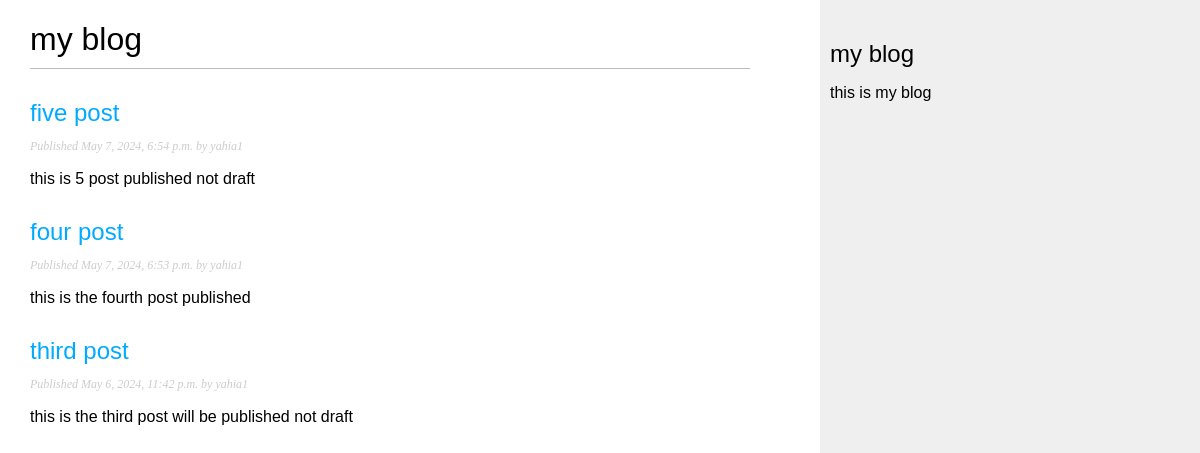
/blog/, run on an earlier commit of the app's database.
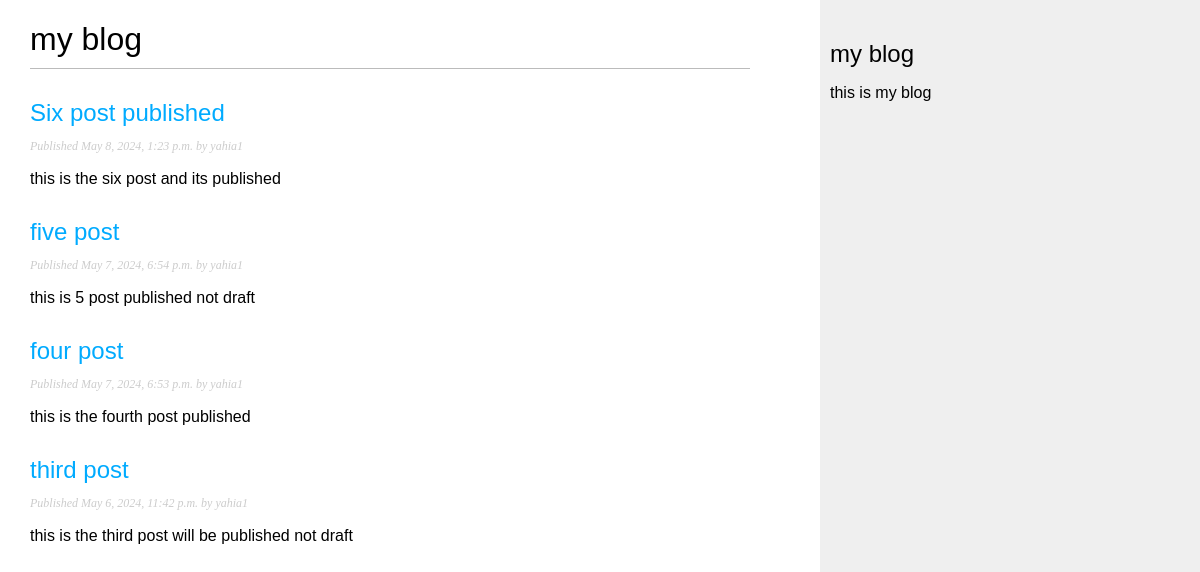
And on a later commit of the database.
### blog/models.py (models this page shows, shortened)
class Post(models.Model):
    class Status(models.TextChoices):
        DRAFT = 'DF','Draft'
        PUBLISHED = 'PB','Published'
    title=models.CharField(max_length=250)
    publish=models.DateTimeField(default=timezone.now)
    slug=models.SlugField(max_length=250,unique_for_date='publish')
    author=models.ForeignKey(User,on_delete=models.CASCADE,
                             related_name='blog_posts'
                             )
    body=models.TextField()
    created=models.DateTimeField(auto_now_add=True)
    updated=models.DateTimeField(auto_now=True)
    status=models.CharField(max_length=2,
                        choices=Status.choices,default=Status.DRAFT)
    objects=models.Manager()
    PublishedM=PublishedManager()
    class Meta:
        ordering=['-publish']
        indexes=[
            models.Index(fields=['-publish'])
        ]
    def get_absolute_url(self):
        return  reverse("blog:post_detail", args=[
            self.publish.year,
            self.publish.month,
            self.publish.day,
            self.slug
              ])

### blog/views.py (the view)
# urls.py: path('',views.post_list,name='post_list'),
def post_list(request):
    post=Post.PublishedM.all()
    return render(request,'blog/post/list.html',
                  {'posts':post}
                  )

### blog/models.py (called while the page is built)
    def get_queryset(self):
        return super().get_queryset().filter(status=Post.Status.PUBLISHED)

### blog/templates/blog/post/list.html (shortened to what this page needs)
{% extends "blog/base.html" %}
{%block content%}
<h1>my blog</h1>
{%for post in posts%}
<h2>
    <a href="{{post.get_absolute_url}}"> {{post.title}} </a>
</h2>
<p class="date">
Published {{post.publish}} by  {{post.author}}
</p>
{{ post.body|truncatewords:30|linebreaks }}
{% endfor %}
{%endblock%}

What changed in the data, as far as the page shows it:
added Post: title "Six post published", publish "May 8, 2024, 1:23 p.m.", author "yahia1", body "this is the six post and its published"
